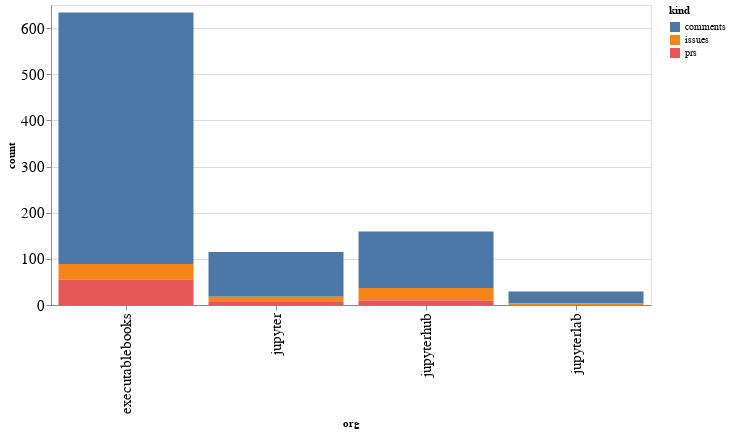

Notebook source saved alongside this figure:
### Code cell
alt.Chart(org_summaries, width=600).mark_bar().encode(
    x='org',
    y='count',
    color='kind',
    tooltip="org"
)

### Figure 1 — Vega-Lite specification as saved in the notebook (floating-point values rounded to 4 significant figures)
{"config": {"axisLeft": {"labelFontSize": 15}, "axisBottom": {"labelFontSize": 15}}, "data": {"name": "data-49e5494190f6d360fe1450e0fbb96895"}, "mark": "bar", "encoding": {"color": {"type": "nominal", "field": "kind"}, "tooltip": {"type": "nominal", "field": "org"}, "x": {"type": "nominal", "field": "org"}, "y": {"type": "quantitative", "field": "count"}}, "width": 600, "$schema": "https://vega.github.io/schema/vega-lite/v4.8.1.json", "datasets": {"data-49e5494190f6d360fe1450e0fbb96895": [{"org": "executablebooks", "kind": "comments", "count": 545}, {"org": "executablebooks", "kind": "issues", "count": 34}, {"org": "executablebooks", "kind": "prs", "count": 55}, {"org": "jupyter", "kind": "comments", "count": 97}, {"org": "jupyter", "kind": "issues", "count": 10}, {"org": "jupyter", "kind": "prs", "count": 8}, {"org": "jupyterhub", "kind": "comments", "count": 122}, {"org": "jupyterhub", "kind": "issues", "count": 27}, {"org": "jupyterhub", "kind": "prs", "count": 10}, {"org": "jupyterlab", "kind": "comments", "count": 26}, {"org": "jupyterlab", "kind": "issues", "count": 3}]}}
